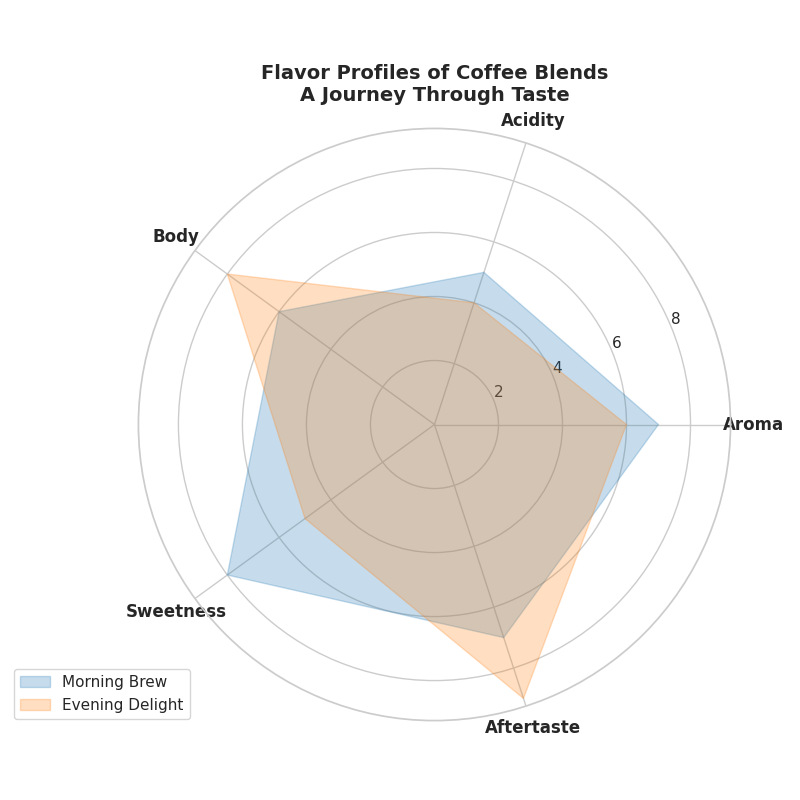

Reproduce this figure in Python.
import numpy as np
import matplotlib.pyplot as plt

attributes = ['Aroma', 'Acidity', 'Body', 'Sweetness', 'Aftertaste']
num_attributes = len(attributes)

morning_brew = [7, 5, 6, 8, 7]
evening_delight = [6, 4, 8, 5, 9]

data = np.array([morning_brew, evening_delight])
data = np.concatenate((data, data[:, [0]]), axis=1)

angles = np.linspace(0, 2 * np.pi, num_attributes, endpoint=False).tolist()
angles += angles[:1]

fig, ax = plt.subplots(figsize=(8, 8), subplot_kw=dict(polar=True))

labels = ["Morning Brew", "Evening Delight"]

colors = ['#1F77B4', '#FF7F0E']

for i, color in enumerate(colors):
    ax.fill(angles, data[i], color=color, alpha=0.25, label=labels[i])

ax.set_xticks(angles[:-1])
ax.set_xticklabels(attributes, fontsize=12, fontweight='bold')

ax.set_title('Flavor Profiles of Coffee Blends\nA Journey Through Taste', fontsize=14, fontweight='bold', pad=20)
ax.legend(loc='upper right', bbox_to_anchor=(0.1, 0.1))

plt.tight_layout()
plt.show()
